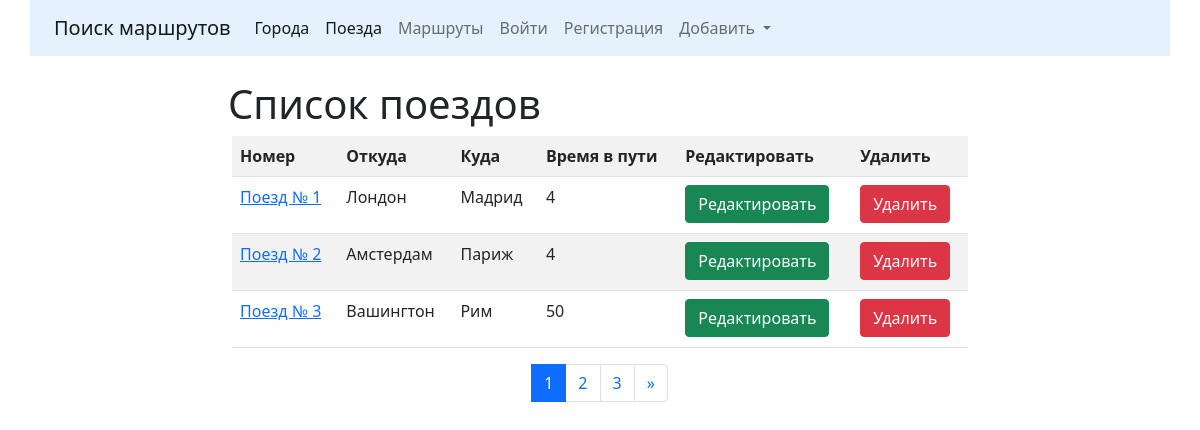
The app's page /trains/ with its own data.
### trains/models.py (models this page shows, shortened)
class Train(models.Model):
    name = models.CharField(max_length=50, unique=True, verbose_name='Номер поезда')
    travel_time = models.PositiveIntegerField(verbose_name='Время в пути')
    from_city = models.ForeignKey(City, on_delete=models.CASCADE, related_name='from_city_set', verbose_name='Из какого города')
    to_city = models.ForeignKey('cities.City', on_delete=models.CASCADE, related_name='to_city_set', verbose_name='В какой город')
    class Meta:
        verbose_name = 'Поезд'
        verbose_name_plural = 'Поезда'
        ordering = ['name']

### cities/models.py (models this page shows, shortened)
class City(models.Model):
    name = models.CharField(max_length=100, unique=True, verbose_name = 'Город')
    def __str__(self):
        return self.name
    class Meta:
        verbose_name = 'Город'
        verbose_name_plural = 'Города'
        ordering = ['name']

### trains/views.py (the view)
# urls.py: path('', trains_all, name='trains_all'),
def trains_all(request, pk = None):
    if request.method == 'POST': #если мы отправили форму, а не делаем запрос типа GET списка городов к примеру
        form = TrainForm(request.POST) #
        if form.is_valid():
            print(form.cleaned_data)
            form.save()
    form = TrainForm(request.POST)
    all_of_trains = Train.objects.all()
    lst = Paginator(all_of_trains, 3)
    page_number = request.GET.get('page')
    page_obj = lst.get_page(page_number)
    context = {'page_obj': page_obj}
    return render(request, 'trains/trains_all.html', context)

### trains/templates/trains/trains_all.html (shortened to what this page needs)
{% extends 'base.html' %}
{% block content %}
<h1 class="col-md-8 mx-auto"> Список поездов</h1>
<div class="row ">
    <div class="col-md-8 mx-auto">
        <table class="table table-striped">
            <tr>
                <th>Номер</th>
                <th>Откуда</th>
                <th>Куда</th>
                <th>Время в пути</th>
                <th>Редактировать</th>
                <th>Удалить</th>
            </tr>
        {% for object in page_obj %}
            <tr>
                <td>
                     <a href="{% url 'trains:detail' pk=object.pk %}"><p>{{object.name}}</p></a>
                </td>
                <td>{{ object.from_city }}</td>
                <td>{{ object.to_city }}</td>
                <td>{{ object.travel_time }}</td>
                <td>
                    <a href="{% url 'trains:update' pk=object.pk %}">
                    <button type="submit" class="btn btn-success">Редактировать</button>
                    </a>
                </td>
                <td>
                    <a href="{% url 'trains:delete' pk=object.pk %}">
                        <button type="submit" class="btn btn-danger">Удалить</button>
                    </a>
                </td>
        {% endfor %}
        </table>
    </div>
</div>
<div class="col-md-4 mx-auto">
<nav aria-label="Page navigation example">
  <ul class="pagination pagination justify-content-center">
      {% for page in page_obj.paginator.page_range %}
        <li class="page-item {% if page == page_obj.number %} active {% endif %}" >
            <a class="page-link" href="?page={{page}}">
                {{ page }}
            </a>
        </li>
      {% endfor %}
    <li class="page-item">
        {% if page_obj.has_next %}
       <a class="page-link" href="?page={{ page_obj.paginator.num_pages }}">&raquo;</a>
        {% endif %}
    </li>
  </ul>
</nav>
</div>
{% endblock content %}

### records on screen
Train: name "Поезд № 1", from_city "Лондон", to_city "Мадрид", travel_time "4"
Train: name "Поезд № 2", from_city "Амстердам", to_city "Париж", travel_time "4"
Train: name "Поезд № 3", from_city "Вашингтон", to_city "Рим", travel_time "50"

### other values on screen
{{ page }} "1" "2" "3"
